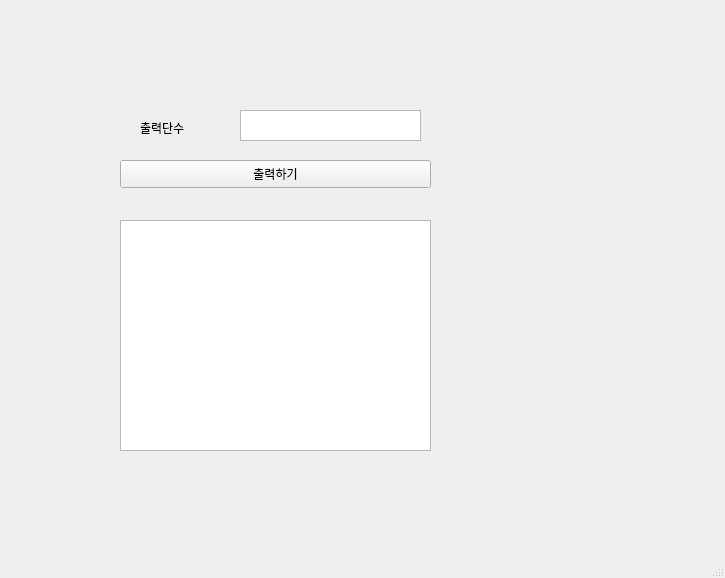
<?xml version="1.0" encoding="UTF-8"?>
<ui version="4.0">
 <class>MainWindow</class>
 <widget class="QMainWindow" name="MainWindow">
  <property name="geometry">
   <rect>
    <x>0</x>
    <y>0</y>
    <width>725</width>
    <height>578</height>
   </rect>
  </property>
  <property name="windowTitle">
   <string>MainWindow</string>
  </property>
  <widget class="QWidget" name="centralwidget">
   <widget class="QLabel" name="lbl">
    <property name="geometry">
     <rect>
      <x>140</x>
      <y>120</y>
      <width>64</width>
      <height>15</height>
     </rect>
    </property>
    <property name="text">
     <string>출력단수</string>
    </property>
   </widget>
   <widget class="QPushButton" name="pb">
    <property name="geometry">
     <rect>
      <x>120</x>
      <y>160</y>
      <width>311</width>
      <height>28</height>
     </rect>
    </property>
    <property name="text">
     <string>출력하기</string>
    </property>
   </widget>
   <widget class="QTextEdit" name="te">
    <property name="geometry">
     <rect>
      <x>240</x>
      <y>110</y>
      <width>181</width>
      <height>31</height>
     </rect>
    </property>
   </widget>
   <widget class="QPlainTextEdit" name="pte">
    <property name="geometry">
     <rect>
      <x>120</x>
      <y>220</y>
      <width>311</width>
      <height>231</height>
     </rect>
    </property>
   </widget>
  </widget>
  <widget class="QMenuBar" name="menubar">
   <property name="geometry">
    <rect>
     <x>0</x>
     <y>0</y>
     <width>725</width>
     <height>26</height>
    </rect>
   </property>
  </widget>
  <widget class="QStatusBar" name="statusbar"/>
 </widget>
 <resources/>
 <connections/>
</ui>
